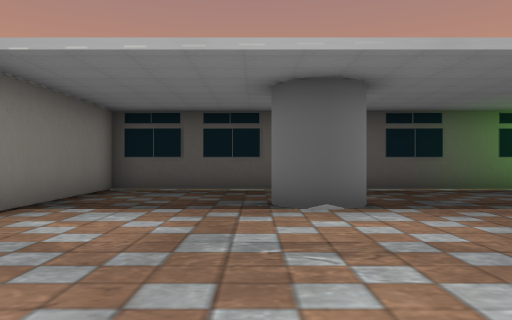
view 1 (above)

16 first-person views from a walk through a 3-D level made in the Unity game engine. The camera is 1.4 m above the floor, looks level and sees 70° across. Doors are open. The floor is counted in squares, 2 m on a side. Each view is taken from the middle of a square. On the plan, view 1 faces up. The plan holds only what a view shows up to about 11 squares ahead; the rest is blank. The place goes on beyond the plan. The player is left out. Some animated figures are left out. Some surface patterns are stand-ins.

view 2
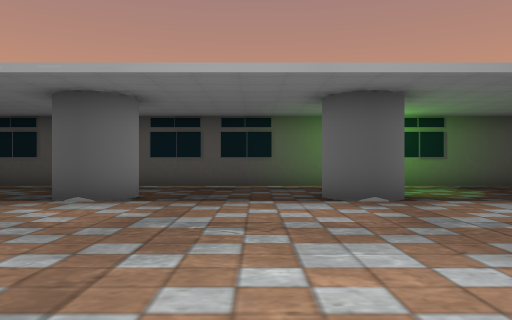

view 3
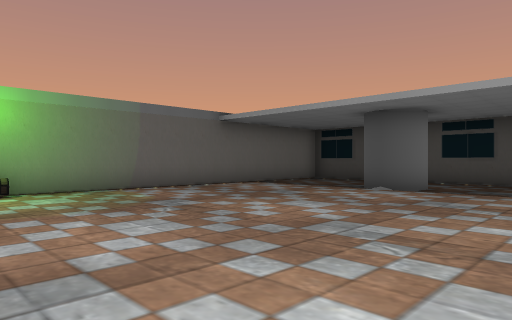

view 4
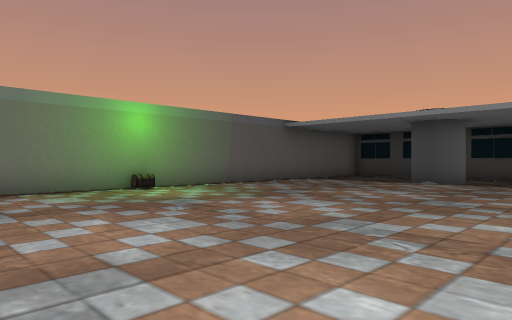

view 5
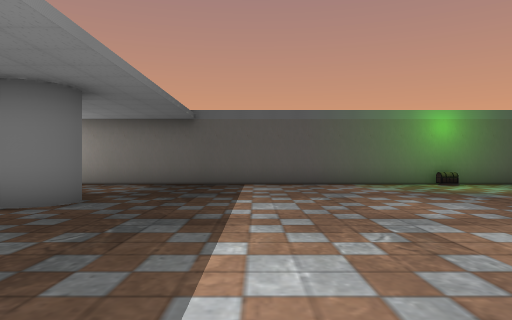

view 6
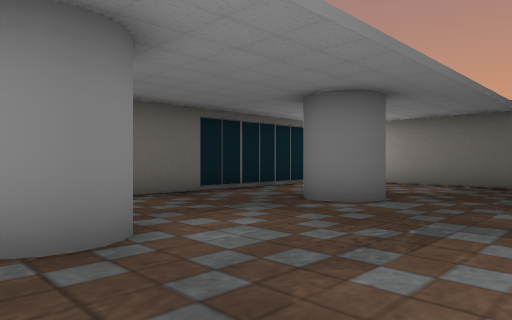

view 7
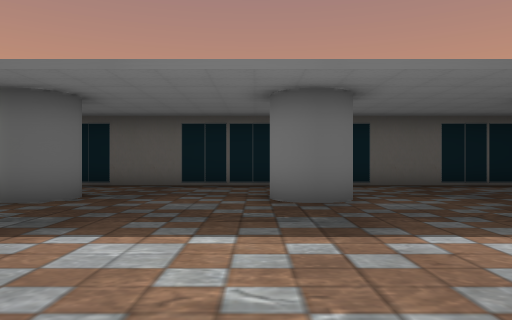

view 8
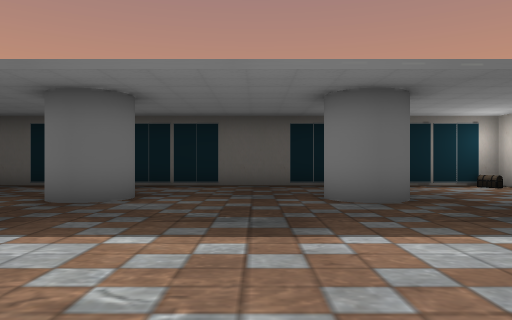

view 9
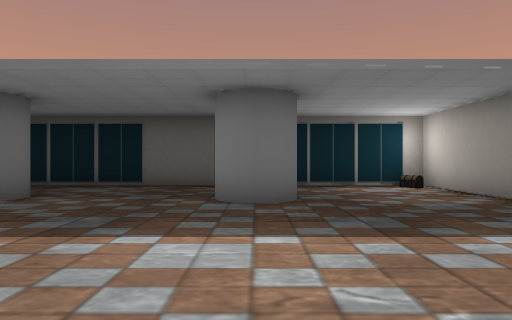

view 10
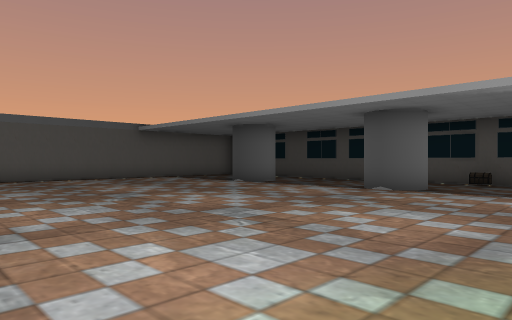

view 11
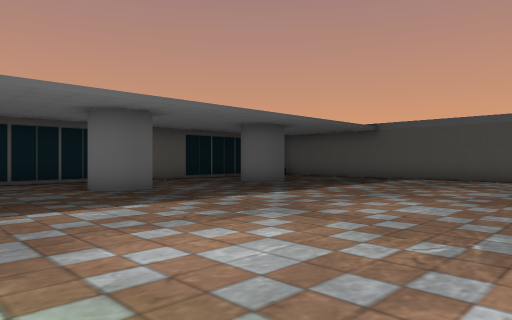

view 12
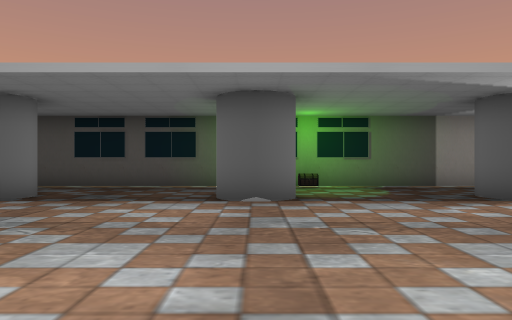

view 13
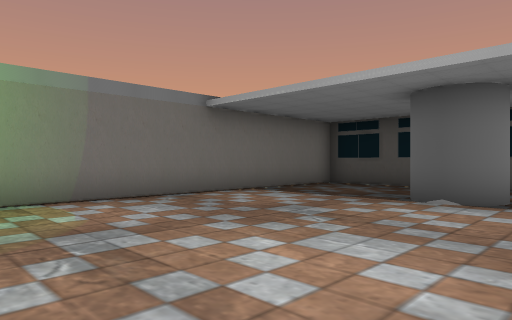

view 14
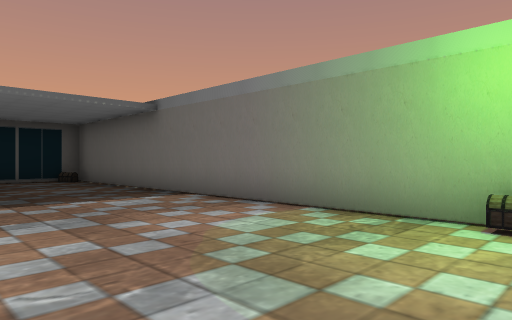

view 15
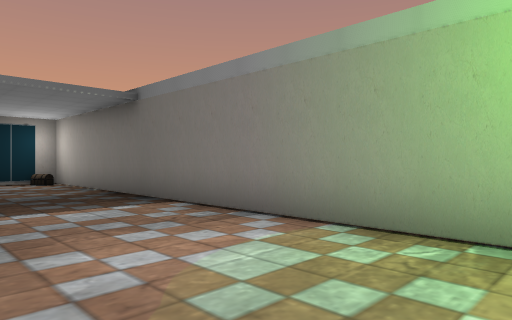

view 16
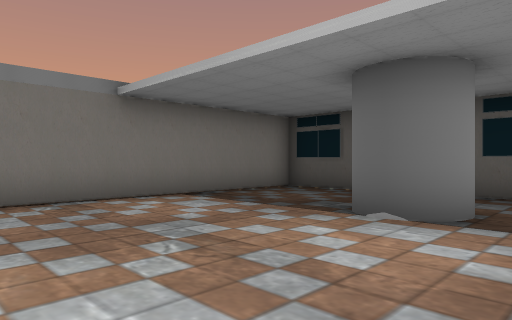

### Floor plan
Key: @ floor where view 1 was taken; # wall or solid block; . floor; O other object.
Columns run from 4 left of view 1 to 10 right of it. Each row starts with its distance up from view 1.
  9 #############
  8 #..........O...
  7 #..............
  6 #....#....#....
  5 #..............
  4 #..............
  3 #.............
  2 #.............
  1 #.............
  0 #...@..........
 -1  ..............
 -2 #O.............
 -3 #..............
 -4 #..............
 -5 #..............
 -6 #.............
 -7 #.............
 -8 #..............
 -9 #..............
-10 #....#....#....
-11 #....#....#....
-12 #..............
-13 #O.............
-14 ###############

Positions as (right, up) in squares from view 1, and headings:
1: (0, 0), facing up
2: (4, -1), facing up
3: (5, -3), facing up-left
4: (5, -6), facing up-left
5: (7, -7), facing left
6: (7, -7), facing down-left
7: (7, -4), facing down
8: (3, -4), facing down
9: (1, -4), facing down
10: (10, -3), facing up-left
11: (10, -2), facing down-left
12: (6, -1), facing up
13: (3, -1), facing up-left
14: (1, -1), facing down-left
15: (0, -2), facing down-left
16: (3, 1), facing up-left
